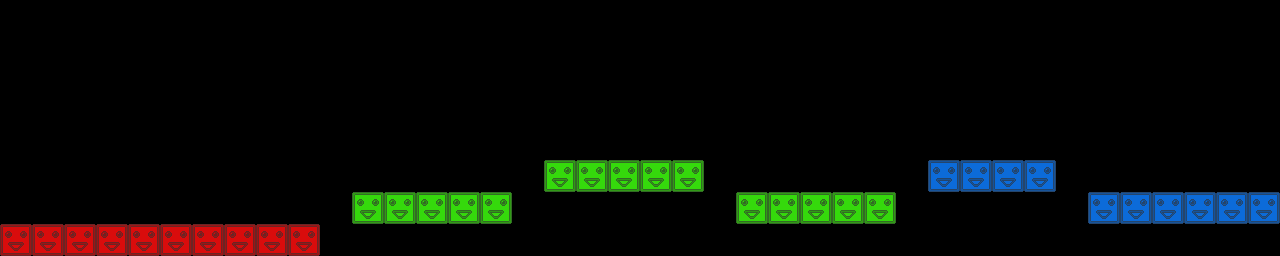

This game map was drawn from its Tiled (.tmx) file and the tilesets committed beside it. A one-line description and the full map source follow:
An orthogonal 40x8 tile map with 32x32 px tiles, 1 tile layer (tiles) and 8 objects (8x crystal).

<map version="1.0.0" orientation="orthogonal" renderorder="right-down" width="40" height="8" tilewidth="32" tileheight="32" nextobjectid="32">
 <tileset firstgid="1" source="blocks.tsx" />
 <layer name="tiles" width="40" height="8">
  <data encoding="csv">
0,0,0,0,0,0,0,0,0,0,0,0,0,0,0,0,0,0,0,0,0,0,0,0,0,0,0,0,0,0,0,0,0,0,0,0,0,0,0,0,
0,0,0,0,0,0,0,0,0,0,0,0,0,0,0,0,0,0,0,0,0,0,0,0,0,0,0,0,0,0,0,0,0,0,0,0,0,0,0,0,
0,0,0,0,0,0,0,0,0,0,0,0,0,0,0,0,0,0,0,0,0,0,0,0,0,0,0,0,0,0,0,0,0,0,0,0,0,0,0,0,
0,0,0,0,0,0,0,0,0,0,0,0,0,0,0,0,0,0,0,0,0,0,0,0,0,0,0,0,0,0,0,0,0,0,0,0,0,0,0,0,
0,0,0,0,0,0,0,0,0,0,0,0,0,0,0,0,0,0,0,0,0,0,0,0,0,0,0,0,0,0,0,0,0,0,0,0,0,0,0,0,
0,0,0,0,0,0,0,0,0,0,0,0,0,0,0,0,0,2,2,2,2,2,0,0,0,0,0,0,0,3,3,3,3,0,0,0,0,0,0,0,
0,0,0,0,0,0,0,0,0,0,0,2,2,2,2,2,0,0,0,0,0,0,0,2,2,2,2,2,0,0,0,0,0,0,3,3,3,3,3,3,
1,1,1,1,1,1,1,1,1,1,0,0,0,0,0,0,0,0,0,0,0,0,0,0,0,0,0,0,0,0,0,0,0,0,0,0,0,0,0,0
</data>
 </layer>
 <objectgroup name="objects">
  <object id="20" type="crystal" x="173" y="207">
   <ellipse />
  </object>
  <object id="23" type="crystal" x="207" y="206">
   <ellipse />
  </object>
  <object id="26" type="crystal" x="240" y="207">
   <ellipse />
  </object>
  <object id="27" type="crystal" x="431" y="175">
   <ellipse />
  </object>
  <object id="28" type="crystal" x="624" y="143">
   <ellipse />
  </object>
  <object id="29" type="crystal" x="815" y="174">
   <ellipse />
  </object>
  <object id="30" type="crystal" x="975" y="143">
   <ellipse />
  </object>
  <object id="31" type="crystal" x="1198" y="175">
   <ellipse />
  </object>
 </objectgroup>
</map>
